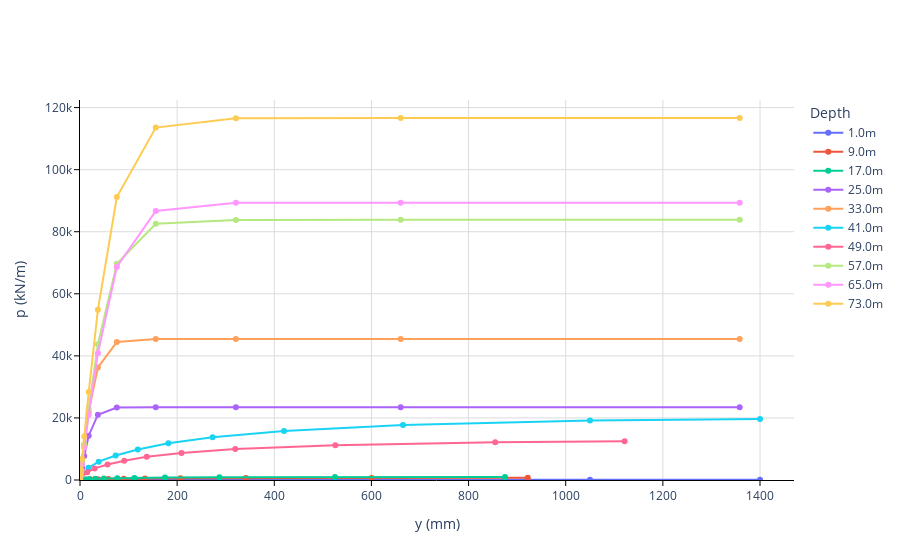

The notebook cell saved with this chart:
### Markdown cell above
### Calculate p-y curves

### Code cell
cpt_data.calc_p_y_curve(pile, compression = True, monotonic = True, isotropy = True, interval = 1.0, y_range = 800, plot_fig = True, Clay_type = Clay_type.Gulf_of_Mexico)

### Figure 1 — Plotly figure (JSON) as saved in the notebook; plotly's stock layout.template omitted (floating-point values rounded to 4 significant figures)
{"data": [{"mode": "lines+markers", "name": "1.0m", "type": "scatter", "x": [0, 1.75, 17.5, 38.5, 73.5, 119.0, 182, 273, 420, 665, 1050, 1400.0], "y": [0, 4.301, 17.21, 25.81, 34.41, 43.01, 51.62, 60.22, 68.82, 77.43, 83.88, 86.03]}, {"mode": "lines+markers", "name": "9.0m", "type": "scatter", "x": [0, 1.144, 11.44, 21.09, 37.13, 58.39, 90.15, 133.6, 206.9, 341.5, 600.1, 922.0], "y": [0, 34.4, 137.6, 206.4, 275.2, 344.0, 412.9, 481.7, 550.5, 619.3, 670.9, 688.1]}, {"mode": "lines+markers", "name": "17.0m", "type": "scatter", "x": [0, 1.05, 10.5, 18.55, 31.5, 49, 77, 112, 175.0, 287.0, 525, 875], "y": [0, 48.21, 192.9, 289.3, 385.7, 482.1, 578.6, 675.0, 771.4, 867.8, 940.2, 964.3]}, {"mode": "lines+markers", "name": "25.0m", "type": "scatter", "x": [0, 1, 2.057, 4.232, 8.707, 17.91, 36.85, 75.82, 156.0, 320.9, 660.2, 1358.0], "y": [0, 924.7, 1899.0, 3880.0, 7754.0, 14280.0, 21040.0, 23360.0, 23480.0, 23480.0, 23480.0, 23480.0]}, {"mode": "lines+markers", "name": "33.0m", "type": "scatter", "x": [0, 1, 2.057, 4.232, 8.707, 17.91, 36.85, 75.82, 156.0, 320.9, 660.2, 1358.0], "y": [0, 1345.0, 2765.0, 5666.0, 11460.0, 22080.0, 36240.0, 44450.0, 45460.0, 45470.0, 45470.0, 45470.0]}, {"mode": "lines+markers", "name": "41.0m", "type": "scatter", "x": [0, 1.75, 17.5, 38.5, 73.5, 119.0, 182, 273, 420, 665, 1050, 1400.0], "y": [0, 984.8, 3939.0, 5909.0, 7878.0, 9848.0, 11820.0, 13790.0, 15760.0, 17730.0, 19200.0, 19700.0]}, {"mode": "lines+markers", "name": "49.0m", "type": "scatter", "x": [0, 1.471, 14.71, 30.14, 56.78, 91.13, 137.4, 208.9, 319.7, 525.6, 854.9, 1121.0], "y": [0, 622.7, 2491.0, 3736.0, 4982.0, 6227.0, 7472.0, 8718.0, 9963.0, 11210.0, 12140.0, 12450.0]}, {"mode": "lines+markers", "name": "57.0m", "type": "scatter", "x": [0, 1, 2.057, 4.232, 8.707, 17.91, 36.85, 75.82, 156.0, 320.9, 660.2, 1358.0], "y": [0, 1317.0, 2710.0, 5568.0, 11400.0, 23000.0, 43770.0, 69670.0, 82590.0, 83820.0, 83820.0, 83820.0]}, {"mode": "lines+markers", "name": "65.0m", "type": "scatter", "x": [0, 1, 2.057, 4.232, 8.707, 17.91, 36.85, 75.82, 156.0, 320.9, 660.2, 1358.0], "y": [0, 1197.0, 2461.0, 5059.0, 10370.0, 21030.0, 40840.0, 68630.0, 86670.0, 89340.0, 89370.0, 89370.0]}, {"mode": "lines+markers", "name": "73.0m", "type": "scatter", "x": [0, 1, 2.057, 4.232, 8.707, 17.91, 36.85, 75.82, 156.0, 320.9, 660.2, 1358.0], "y": [0, 1614.0, 3320.0, 6825.0, 13990.0, 28340.0, 54820.0, 91150.0, 113500.0, 116600.0, 116600.0, 116600.0]}], "layout": {"legend": {"title": {"text": "Depth"}}, "plot_bgcolor": "white", "xaxis": {"gridcolor": "gainsboro", "linecolor": "black", "range": [0, 1470.0], "showgrid": true, "tickcolor": "black", "ticks": "outside", "title": {"text": "y (mm)"}}, "yaxis": {"gridcolor": "gainsboro", "linecolor": "black", "range": [0, 122400.0], "showgrid": true, "tickcolor": "black", "ticks": "outside", "title": {"text": "p (kN/m)"}}}}
